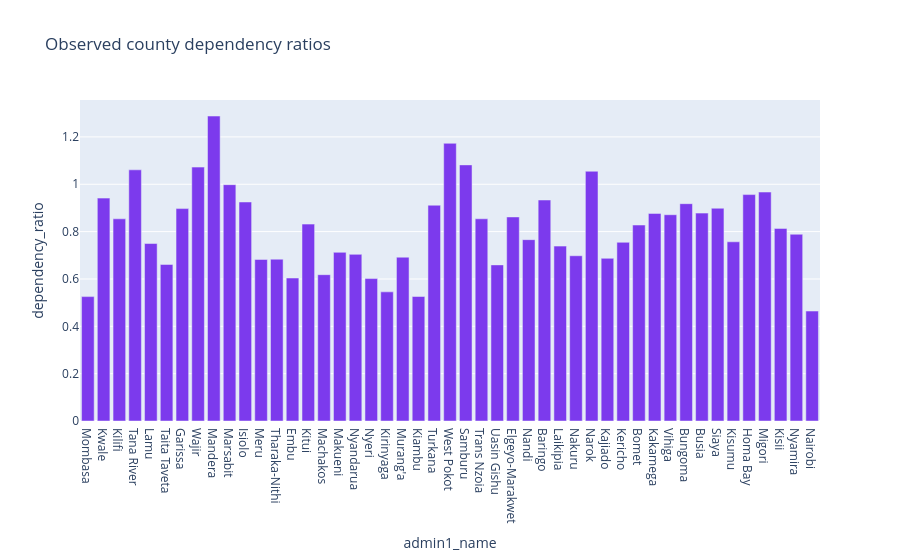

Notebook code for this chart:
### Markdown cell above
### Understanding the age-sex chart

The horizontal axis lists age-sex fields and the vertical axis shows the **median count across counties** for each field. For example, the median female 0-to-4 count is **56,989**.

Younger age groups generally have higher median counts than older groups in this extract. These are separate county medians from one 2019 snapshot, not national totals, population percentages or evidence of change over time.

### Code cell
figures['dependency'].show()

### Figure 1 — Plotly figure (JSON) as saved in the notebook; plotly's stock layout.template omitted (floating-point values rounded to 4 significant figures)
{"data": [{"alignmentgroup": "True", "hovertemplate": "admin1_name=%{x}<br>dependency_ratio=%{y}<extra></extra>", "legendgroup": "", "marker": {"color": "#7C3AED", "pattern": {"shape": ""}}, "name": "", "offsetgroup": "", "orientation": "v", "showlegend": false, "textposition": "auto", "type": "bar", "x": ["Mombasa", "Kwale", "Kilifi", "Tana River", "Lamu", "Taita Taveta", "Garissa", "Wajir", "Mandera", "Marsabit", "Isiolo", "Meru", "Tharaka-Nithi", "Embu", "Kitui", "Machakos", "Makueni", "Nyandarua", "Nyeri", "Kirinyaga", "Murang'a", "Kiambu", "Turkana", "West Pokot", "Samburu", "Trans Nzoia", "Uasin Gishu", "Elgeyo-Marakwet", "Nandi", "Baringo", "Laikipia", "Nakuru", "Narok", "Kajiado", "Kericho", "Bomet", "Kakamega", "Vihiga", "Bungoma", "Busia", "Siaya", "Kisumu", "Homa Bay", "Migori", "Kisii", "Nyamira", "Nairobi"], "xaxis": "x", "y": [0.5255, 0.9416, 0.8541, 1.061, 0.7497, 0.6614, 0.8973, 1.073, 1.288, 0.9984, 0.9252, 0.6824, 0.6835, 0.604, 0.8317, 0.6181, 0.7125, 0.704, 0.6016, 0.5455, 0.692, 0.526, 0.9116, 1.173, 1.082, 0.8541, 0.6595, 0.862, 0.766, 0.9336, 0.7388, 0.6981, 1.055, 0.6872, 0.7548, 0.8279, 0.877, 0.8714, 0.918, 0.8782, 0.8987, 0.757, 0.9565, 0.9672, 0.8135, 0.7889, 0.4644], "yaxis": "y"}], "layout": {"barmode": "relative", "legend": {"tracegroupgap": 0}, "title": {"text": "Observed county dependency ratios"}, "xaxis": {"anchor": "y", "domain": [0, 1], "title": {"text": "admin1_name"}}, "yaxis": {"anchor": "x", "domain": [0, 1], "title": {"text": "dependency_ratio"}}}}
